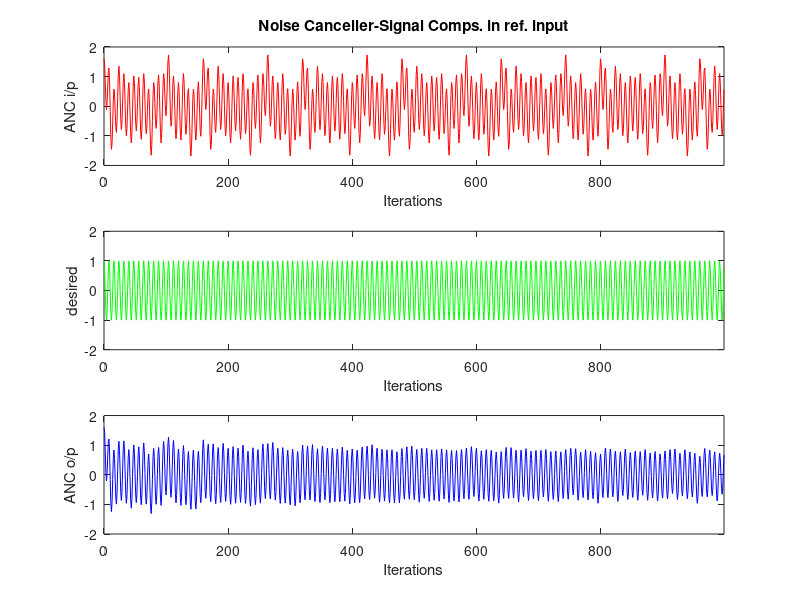

Here is the MATLAB script that generated this plot: (Note: this script raises an error after producing the figure.)
clc;
clear all;
close all;
sampling_time=1/(8*200); 
mu=0.05; 
M=16; 
Iterations=1000; 
u=zeros(M,1); 
x=zeros(M,1); 
w=zeros(M,1); 
s=zeros(M,1); 
e=zeros(Iterations,1); 
Wn=[0.1 0.5]; 
[Bn,An]=butter(2,Wn); 
Ws=0.5; 
[Bs,As]=butter(2,Wn); 
for n=0:Iterations-1 
t=n*sampling_time; 
for i=M:-1:2 
u(i)=u(i-1); 
s(i)=s(i-1); 
end 
u(1)= 0.2*(cos(2*pi*50*t)+sin(2*pi*100*t)+cos(2*pi*60*t)+sin(2*pi*80*t)+cos(2*pi*30*t)+sin(2*pi*20*t)); %rand(1)-0.5; 
s(1)=cos(2*pi*200*n*sampling_time); 
sig(n+1)=s(1); 
noi(n+1)=u(1); 
d(n+1)=s(1)+u(1); 
x=filter(Bn,An,u)+0.04*filter(Bs,As,s); 
d_out=conj(w')*x; 
e(n+1)=d(n+1)-d_out; 
w=w+mu*x*conj(e(n+1)); 
end
n=0:Iterations-1; 
subplot(3,1,1); 
plot(n,d,'r'); 
title('Noise Canceller-Signal Comps. in ref. input'); 
axis([0 Iterations-1 -2 2]); 
xlabel('Iterations'); 
ylabel('ANC i/p'); 
subplot(3,1,2); 
plot(n,cos(2*pi*200*n*sampling_time),'g'); 
axis([0 Iterations-1 -2 2]); 
xlabel('Iterations'); 
ylabel('desired'); 
subplot(3,1,3); 
plot(n,e','b'); 
axis([0 Iterations-1 -2 2]); 
xlabel('Iterations'); 
ylabel('ANC o/p'); 
ZOOM XON;
